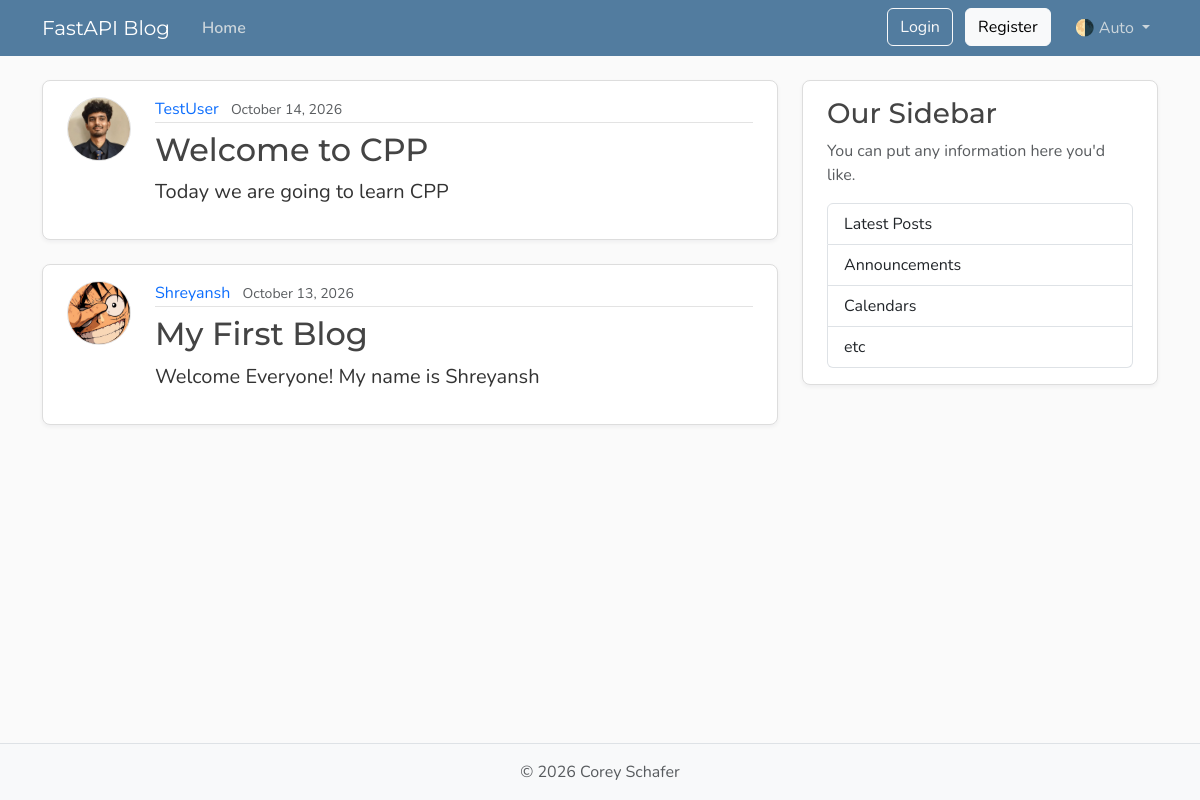
Page /posts on the earlier database version.
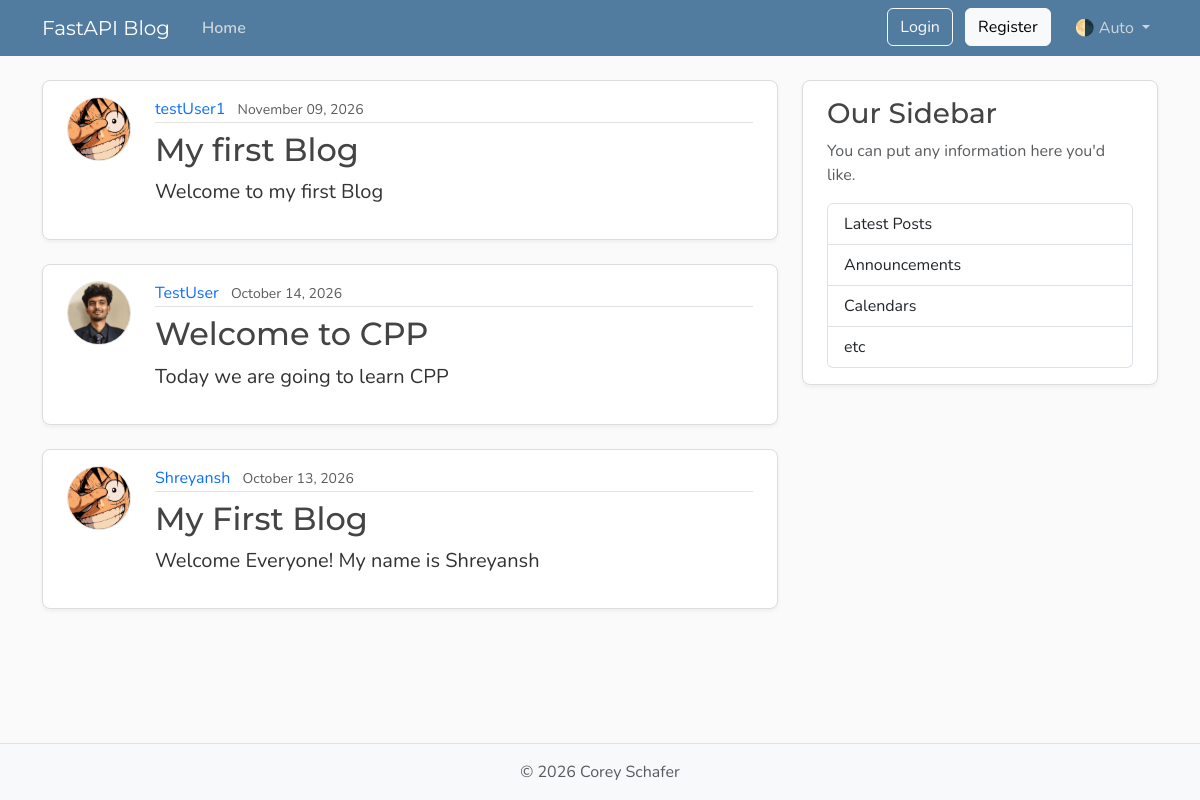
Same page on the later database version.
### models.py (models this page shows, shortened)
class Post(Base):
    __tablename__ = "posts"
    id: Mapped[int] = mapped_column(Integer, primary_key=True, index=True)
    title: Mapped[str] = mapped_column(String(100), nullable=False)
    content: Mapped[str] = mapped_column(Text, nullable=False)
    user_id: Mapped[int] = mapped_column(
        ForeignKey("users.id"),
        nullable=False,
        index=True,
    )
    date_posted: Mapped[datetime] = mapped_column(
        DateTime(timezone=True),
        default=lambda: datetime.now(UTC),
    )
    author: Mapped[User] = relationship(back_populates="posts")

class User(Base):
    __tablename__ = "users"
    id: Mapped[int] = mapped_column(Integer, primary_key=True, index=True)
    username: Mapped[str] = mapped_column(String(50), unique=True, nullable=False)
    email: Mapped[str] = mapped_column(String(120), unique=True, nullable=False)
    password_hash: Mapped[str] = mapped_column(String(200), nullable=False)
    image_file: Mapped[str | None] = mapped_column(
        String(200),
        nullable=True,
        default=None,
    )
    posts: Mapped[list[Post]] = relationship(
        back_populates="author",
        cascade="all, delete-orphan",
    )

### main.py (the view)
@app.get("/", include_in_schema=False, name="home")
@app.get("/posts", include_in_schema=False, name="posts")
async def home(request: Request, db: Annotated[AsyncSession, Depends(get_db)]):
    result = await db.execute(
        select(models.Post)
        .options(selectinload(models.Post.author))
        .order_by(models.Post.date_posted.desc()),
    )
    posts = result.scalars().all()
    return templates.TemplateResponse(
        request,
        "home.html",
        {"posts": posts, "title": "Home"},
    )

### templates/home.html
  {% extends "layout.html" %}
  {% block content %}
    {% for post in posts %}
      <article class="content-section py-3 px-4 mb-4">
        <div class="d-flex align-items-start gap-4">
          <img class="rounded-circle article-img flex-shrink-0"
     src="{{ post.author.image_path }}"
     alt="{{ post.author.username }}'s profile picture"
     width="64"
     height="64"
     loading="lazy">
          <div class="flex-grow-1">
            <div class="article-metadata mb-2">
              <a class="me-2" href="{{ url_for('user_posts', user_id=post.author.id) }}">{{ post.author.username }}</a>
              <small class="text-body-secondary">{{ post.date_posted.strftime('%B %d, %Y') }}</small>
            </div>
            <h2>
              <a class="article-title"
                href="{{ url_for('post_page', post_id=post.id) }}">{{ post.title }}</a>
            </h2>
            <p class="article-content">{{ post.content }}</p>
          </div>
        </div>
      </article>
    {% endfor %}
  {% endblock content %}

### templates/layout.html (shortened to what this page needs)
<!DOCTYPE html>
<html lang="en">
    <head>
        <link href="https://cdn.jsdelivr.net/npm/bootstrap@5.3.8/dist/css/bootstrap.min.css"
              rel="stylesheet"
>
        <link rel="stylesheet"
              type="text/css"
              href="{{ url_for("static", path='css/main.css') }}">
    </head>
    <body class="d-flex flex-column min-vh-100">
        <header class="site-header">
            <nav class="navbar navbar-expand-md bg-steel fixed-top"
                 data-bs-theme="dark">
                <div class="container">
                    <a class="navbar-brand me-4" href="{{ url_for("home") }}">FastAPI Blog</a>
                    <div class="collapse navbar-collapse" id="navbarToggle">
                        <div class="navbar-nav me-auto">
                            <a class="nav-link active"
                               aria-current="page"
                               href="{{ url_for("home") }}">Home</a>
                        </div>
                        <div class="navbar-nav">
                            <div id="loggedOutNav">
                                <a class="btn btn-outline-light mb-2 mb-md-0 me-md-2"
                                   href="{{ url_for("login_page") }}">Login</a>
                                <a class="btn btn-light mb-2 mb-md-0 me-md-3"
                                   href="{{ url_for("register_page") }}">Register</a>
                            </div>
                            <div class="nav-item dropdown">
                                <a class="nav-link dropdown-toggle"
                                   href="#"
                                   role="button"
                                   id="bd-theme"
                                   data-bs-toggle="dropdown"
                                   aria-expanded="false">
                                    <span id="bd-theme-text">🌗 Auto</span>
                                </a>
                            </div>
                        </div>
                    </div>
                </div>
            </nav>
        </header>
        <main role="main" class="container">
            <div class="row">
                <div class="col-md-8">
                    {% block content %}
                    {% endblock content %}
                </div>
                <aside class="col-md-4">
                    <div class="content-section py-3 px-4 mb-4">
                        <h3>Our Sidebar</h3>
                        <p class="text-body-secondary">You can put any information here you'd like.</p>
                        <ul class="list-group">
                            <li class="list-group-item">Latest Posts</li>
                            <li class="list-group-item">Announcements</li>
                            <li class="list-group-item">Calendars</li>
                            <li class="list-group-item">etc</li>
                        </ul>
                    </div>
                </aside>
            </div>
        </main>
        <footer class="mt-auto py-3 bg-body-tertiary border-top">
            <div class="container text-center">
                <p class="text-body-secondary mb-0">
                    © <span id="year"></span> Corey Schafer
                </p>
            </div>
        </footer>
    </body>
</html>

### static/css/main.css (style rules this page uses)
:root { --font-heading: "Montserrat", system-ui, -apple-system, BlinkMacSystemFont, sans-serif; --font-body: "Nunito", system-ui, -apple-system, BlinkMacSystemFont, sans-serif; --color-bg-body: #fafafa; --color-bg-content: #ffffff; --color-text-primary: #333333; --color-text-heading: #444444; --color-steel: #527c9f; --color-nav-link: #cbd5db; --color-nav-link-hover: #ffffff; --color-link-hover: #428bca; --color-border: #dddddd; --color-border-light: #e3e3e3; --spacing-xl: 5rem; --article-img-size: 4rem; --account-img-size: 7.813rem; }
body { font-family: var(--font-body); background: var(--color-bg-body); color: var(--color-text-primary); }
main { padding-top: var(--spacing-xl); }
h1, h2, h3, h4, h5, h6 { font-family: var(--font-heading); color: var(--color-text-heading); }
.navbar-brand { font-family: var(--font-heading); }
a { text-decoration: none; }
.bg-steel { background-color: var(--color-steel); }
.site-header .navbar-nav .nav-link { color: var(--color-nav-link); transition: color 0.2s ease-in-out; }
.site-header .navbar-nav .nav-link.active { font-weight: 600; }
.content-section { background: var(--color-bg-content); border: 1px solid var(--color-border); border-radius: 0.5rem; box-shadow: 0 2px 4px rgba(15, 23, 42, 0.05); transition: box-shadow 0.15s ease, transform 0.15s ease, border-color 0.15s ease; }
.article-title { color: var(--color-text-heading); transition: color 0.2s ease-in-out; }
.article-content { white-space: pre-line; font-size: 1.25rem; }
.article-img { height: var(--article-img-size); width: var(--article-img-size); flex-shrink: 0; object-fit: cover; border: 1px solid var(--color-border-light); box-shadow: 0 0 0 2px var(--color-bg-content); }
.article-metadata { padding-bottom: 0.063rem; border-bottom: 1px solid var(--color-border-light); }
.article-metadata a { transition: color 0.2s ease-in-out; }
[data-bs-theme="dark"] { --color-bg-body: #1a1a1a; --color-bg-content: #2d2d2d; --color-text-primary: #e0e0e0; --color-text-heading: #f0f0f0; --color-border: #404040; --color-border-light: #4a4a4a; }

Differences in the rows shown:
added Post: author.username "testUser1", date_posted "November 09, 2026", title "My first Blog", content "Welcome to my first Blog"
